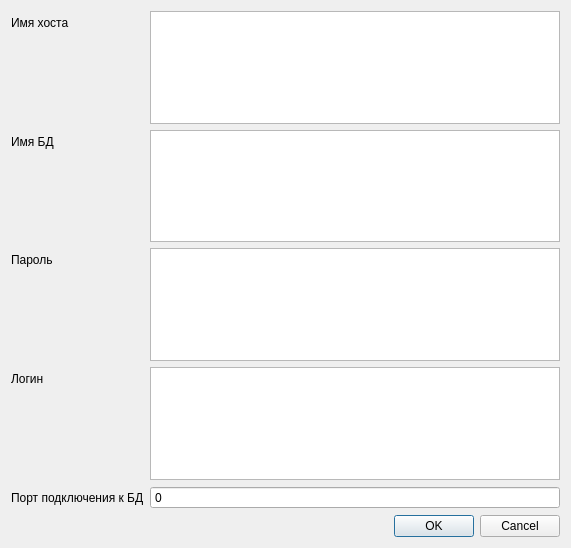
<?xml version="1.0" encoding="UTF-8"?>
<ui version="4.0">
 <class>Dialog</class>
 <widget class="QDialog" name="Dialog">
  <property name="geometry">
   <rect>
    <x>0</x>
    <y>0</y>
    <width>571</width>
    <height>548</height>
   </rect>
  </property>
  <property name="sizePolicy">
   <sizepolicy hsizetype="Expanding" vsizetype="Expanding">
    <horstretch>0</horstretch>
    <verstretch>0</verstretch>
   </sizepolicy>
  </property>
  <property name="windowTitle">
   <string>Dialog</string>
  </property>
  <layout class="QFormLayout" name="formLayout">
   <item row="1" column="0">
    <widget class="QLabel" name="lb_host">
     <property name="text">
      <string>Имя хоста</string>
     </property>
    </widget>
   </item>
   <item row="1" column="1">
    <widget class="QTextEdit" name="text_host">
     <property name="sizePolicy">
      <sizepolicy hsizetype="Expanding" vsizetype="Expanding">
       <horstretch>0</horstretch>
       <verstretch>0</verstretch>
      </sizepolicy>
     </property>
     <property name="tabChangesFocus">
      <bool>true</bool>
     </property>
    </widget>
   </item>
   <item row="10" column="0">
    <widget class="QLabel" name="label_3">
     <property name="text">
      <string>Порт подключения к БД</string>
     </property>
    </widget>
   </item>
   <item row="10" column="1">
    <widget class="QSpinBox" name="sp_num">
     <property name="buttonSymbols">
      <enum>QAbstractSpinBox::ButtonSymbols::NoButtons</enum>
     </property>
     <property name="maximum">
      <number>10000</number>
     </property>
    </widget>
   </item>
   <item row="5" column="0">
    <widget class="QLabel" name="lb_login">
     <property name="text">
      <string>Логин</string>
     </property>
    </widget>
   </item>
   <item row="2" column="1">
    <widget class="QTextEdit" name="textEdit_3">
     <property name="tabChangesFocus">
      <bool>true</bool>
     </property>
    </widget>
   </item>
   <item row="2" column="0">
    <widget class="QLabel" name="lb_base">
     <property name="text">
      <string>Имя БД</string>
     </property>
    </widget>
   </item>
   <item row="4" column="0">
    <widget class="QLabel" name="lb_passw">
     <property name="text">
      <string>Пароль</string>
     </property>
    </widget>
   </item>
   <item row="5" column="1">
    <widget class="QTextEdit" name="text_login">
     <property name="tabChangesFocus">
      <bool>true</bool>
     </property>
    </widget>
   </item>
   <item row="11" column="1">
    <widget class="QDialogButtonBox" name="butbx_data">
     <property name="orientation">
      <enum>Qt::Orientation::Horizontal</enum>
     </property>
     <property name="standardButtons">
      <set>QDialogButtonBox::StandardButton::Cancel|QDialogButtonBox::StandardButton::Ok</set>
     </property>
    </widget>
   </item>
   <item row="4" column="1">
    <widget class="QTextEdit" name="text_passw">
     <property name="tabChangesFocus">
      <bool>true</bool>
     </property>
    </widget>
   </item>
  </layout>
 </widget>
 <resources/>
 <connections>
  <connection>
   <sender>butbx_data</sender>
   <signal>accepted()</signal>
   <receiver>Dialog</receiver>
   <slot>accept()</slot>
   <hints>
    <hint type="sourcelabel">
     <x>418</x>
     <y>476</y>
    </hint>
    <hint type="destinationlabel">
     <x>157</x>
     <y>274</y>
    </hint>
   </hints>
  </connection>
  <connection>
   <sender>butbx_data</sender>
   <signal>rejected()</signal>
   <receiver>Dialog</receiver>
   <slot>reject()</slot>
   <hints>
    <hint type="sourcelabel">
     <x>486</x>
     <y>476</y>
    </hint>
    <hint type="destinationlabel">
     <x>286</x>
     <y>274</y>
    </hint>
   </hints>
  </connection>
 </connections>
</ui>
